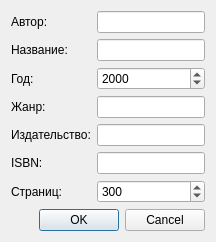
<?xml version="1.0" encoding="UTF-8"?>
<ui version="4.0">
 <class>EditBookDialog</class>
 <widget class="QDialog" name="EditBookDialog">
  <property name="windowTitle">
   <string>Редактировать книгу</string>
  </property>
  <layout class="QVBoxLayout" name="verticalLayout">
   <item>
    <layout class="QFormLayout" name="formLayout">
     <item row="0" column="0"><widget class="QLabel" name="labelAuthor"><property name="text"><string>Автор:</string></property></widget></item>
     <item row="0" column="1"><widget class="QLineEdit" name="authorLineEdit"/></item>
     <item row="1" column="0"><widget class="QLabel" name="labelTitle"><property name="text"><string>Название:</string></property></widget></item>
     <item row="1" column="1"><widget class="QLineEdit" name="titleLineEdit"/></item>
     <item row="2" column="0"><widget class="QLabel" name="labelYear"><property name="text"><string>Год:</string></property></widget></item>
     <item row="2" column="1"><widget class="QSpinBox" name="yearSpinBox"><property name="minimum"><number>0</number></property><property name="maximum"><number>2100</number></property><property name="value"><number>2000</number></property></widget></item>
     <item row="3" column="0"><widget class="QLabel" name="labelGenre"><property name="text"><string>Жанр:</string></property></widget></item>
     <item row="3" column="1"><widget class="QLineEdit" name="genreLineEdit"/></item>
     <item row="4" column="0"><widget class="QLabel" name="labelPublisher"><property name="text"><string>Издательство:</string></property></widget></item>
     <item row="4" column="1"><widget class="QLineEdit" name="publisherLineEdit"/></item>
     <item row="5" column="0"><widget class="QLabel" name="labelISBN"><property name="text"><string>ISBN:</string></property></widget></item>
     <item row="5" column="1"><widget class="QLineEdit" name="isbnLineEdit"/></item>
     <item row="6" column="0"><widget class="QLabel" name="labelPages"><property name="text"><string>Страниц:</string></property></widget></item>
     <item row="6" column="1"><widget class="QSpinBox" name="pagesSpinBox"><property name="minimum"><number>1</number></property><property name="maximum"><number>10000</number></property><property name="value"><number>300</number></property></widget></item>
    </layout>
   </item>
   <item><widget class="QDialogButtonBox" name="buttonBox"><property name="standardButtons"><set>QDialogButtonBox::Ok|QDialogButtonBox::Cancel</set></property></widget></item>
  </layout>
 </widget>
 <resources/>
 <connections/>
</ui>
